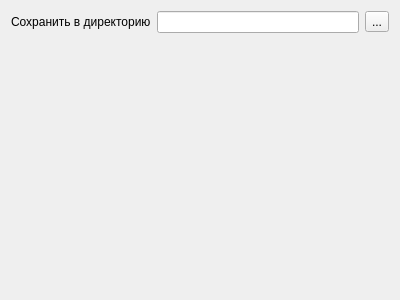
<?xml version="1.0" encoding="UTF-8"?>
<ui version="4.0">
 <class>ExportPage2</class>
 <widget class="QWidget" name="ExportPage2">
  <property name="geometry">
   <rect>
    <x>0</x>
    <y>0</y>
    <width>400</width>
    <height>300</height>
   </rect>
  </property>
  <property name="windowTitle">
   <string>Form</string>
  </property>
  <layout class="QGridLayout">
   <item row="0" column="0">
    <widget class="QLabel" name="lblDir">
     <property name="text">
      <string>Сохранить в директорию</string>
     </property>
    </widget>
   </item>
   <item row="0" column="1">
    <widget class="QLineEdit" name="edtDir"/>
   </item>
   <item row="0" column="2">
    <widget class="QToolButton" name="btnSelectDir">
     <property name="text">
      <string>...</string>
     </property>
    </widget>
   </item>
   <item row="1" column="0">
    <spacer>
     <property name="orientation">
      <enum>Qt::Vertical</enum>
     </property>
     <property name="sizeHint" stdset="0">
      <size>
       <width>128</width>
       <height>241</height>
      </size>
     </property>
    </spacer>
   </item>
  </layout>
 </widget>
 <resources/>
 <connections/>
</ui>
